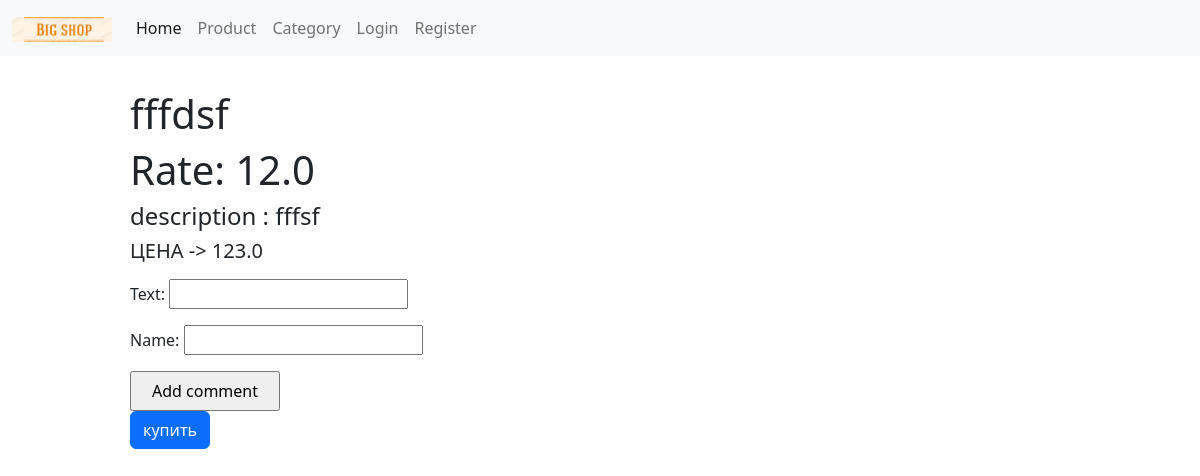
/shops/1/, run on an earlier commit of the app's database.
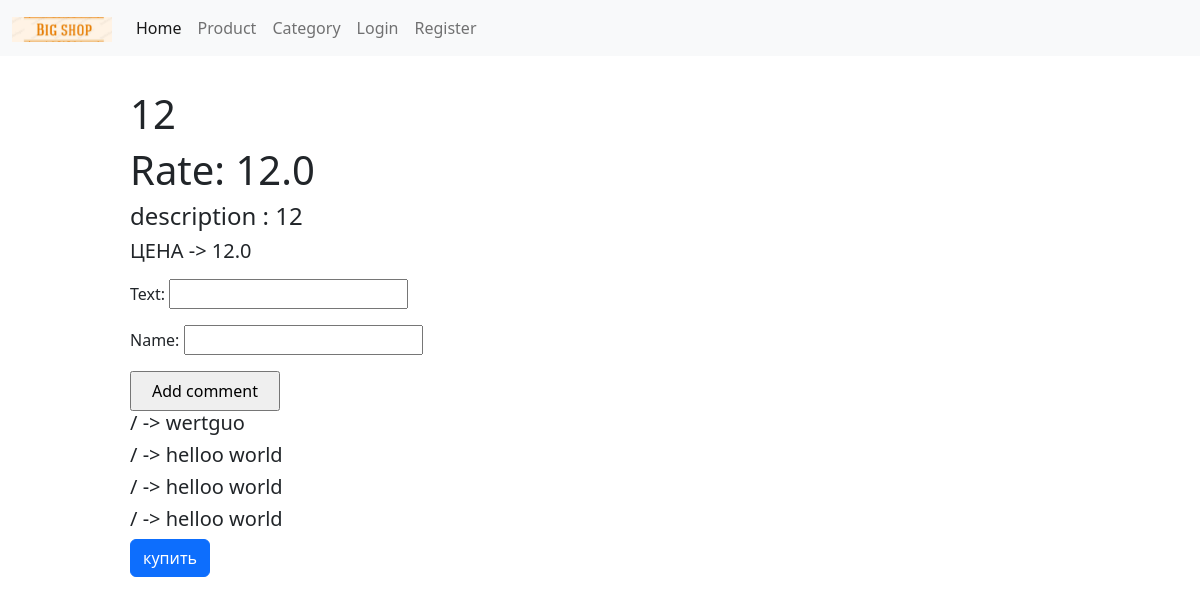
And on a later commit of the database.
### shops/models.py (models this page shows, shortened)
class Product(models.Model):
    img = models.ImageField(blank=True, null=True)
    title = models.CharField(max_length=24)
    description = models.TextField(blank=True, null=True)
    rate = models.FloatField()
    prize = models.IntegerField(max_length=1000000)
    create_data = models.DateTimeField(auto_now_add=True)
    modified_data = models.DateTimeField(auto_now=True)
    category = models.ForeignKey(Category, on_delete=models.CASCADE)
    phone_number = models.IntegerField()

class Comment(models.Model):
    text = models.CharField(max_length=255)
    name = models.CharField(max_length=20)
    product = models.ForeignKey(Product, on_delete=models.CASCADE)

### shops/views.py (the view, shortened to what this page needs)
# urls.py: path('shops/<int:id>/',views.shops_d_view),
def shops_d_view(request, id):
    if request.method == 'GET':
        product = Product.objects.get(id=id)
        context = {
            'product': product,
            'comments': product.comment_set.all(),
            'form': CommentsCreateForm
        }
        return render(request, 'shops/detail.html', context=context)

### templates/shops/detail.html (shortened to what this page needs)
{% extends 'layouts/index.html' %}
{% block content %}
    <div class="shops">
        <div class="image">
        </div>
        <div class="info">
            <h1>{{product.title}}</h1>
            <h1> Rate: {{ product.rate }}</h1>
            <h4> description : {{ product.description }}</h4>
            <h5>ЦЕНА -> {{ product.prize}}</h5>
            <div class="dates">
            </div>
            <div class="create_comment">
                    <form action="/shops/{{ product.id }}/" method="post">
                        {{ form.as_p }}
                        <input style="height: 40px; width: 150px;" type="submit" value="Add comment">
                    </form>
            </div>
                    <div class="comments">
            {% for comment in comments %}
                <div class="comment_block">
                    <h5>{{ comment.name }} / -> {{ comment.text }}</h5>
                </div>
            {% endfor %}
             </div>
            <a href="/shops/{{ i.id }}/{{ shops.phone_number }}" class="btn btn-primary"> купить </a>
        </div>
    </div>
{% endblock %}

What changed in the data, as far as the page shows it:
changed Product: title "fffdsf" → "12"; description "fffsf" → "12"; prize "123.0" → "12.0"
added Comment: text "wertguo"
added Comment: text "helloo world"
added Comment: text "helloo world"
added Comment: text "helloo world"
